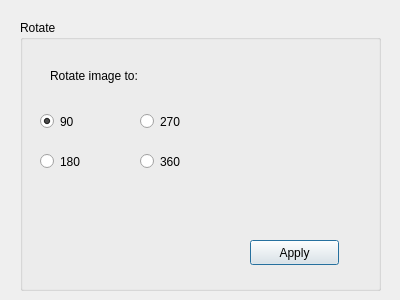
<?xml version="1.0" encoding="UTF-8"?>
<ui version="4.0">
 <class>r</class>
 <widget class="QDialog" name="r">
  <property name="geometry">
   <rect>
    <x>0</x>
    <y>0</y>
    <width>400</width>
    <height>300</height>
   </rect>
  </property>
  <property name="windowTitle">
   <string>Dialog</string>
  </property>
  <widget class="QGroupBox" name="groupBox">
   <property name="geometry">
    <rect>
     <x>20</x>
     <y>20</y>
     <width>361</width>
     <height>271</height>
    </rect>
   </property>
   <property name="title">
    <string>Rotate</string>
   </property>
   <widget class="QRadioButton" name="radioButton">
    <property name="geometry">
     <rect>
      <x>20</x>
      <y>90</y>
      <width>112</width>
      <height>23</height>
     </rect>
    </property>
    <property name="text">
     <string>90</string>
    </property>
    <property name="checked">
     <bool>true</bool>
    </property>
   </widget>
   <widget class="QRadioButton" name="radioButton_2">
    <property name="geometry">
     <rect>
      <x>20</x>
      <y>130</y>
      <width>112</width>
      <height>23</height>
     </rect>
    </property>
    <property name="text">
     <string>180</string>
    </property>
   </widget>
   <widget class="QRadioButton" name="radioButton_3">
    <property name="geometry">
     <rect>
      <x>120</x>
      <y>90</y>
      <width>112</width>
      <height>23</height>
     </rect>
    </property>
    <property name="text">
     <string>270</string>
    </property>
   </widget>
   <widget class="QPushButton" name="pushButton">
    <property name="geometry">
     <rect>
      <x>230</x>
      <y>220</y>
      <width>89</width>
      <height>25</height>
     </rect>
    </property>
    <property name="text">
     <string>Apply</string>
    </property>
   </widget>
   <widget class="QLabel" name="label">
    <property name="geometry">
     <rect>
      <x>30</x>
      <y>40</y>
      <width>261</width>
      <height>31</height>
     </rect>
    </property>
    <property name="text">
     <string>Rotate image to:</string>
    </property>
   </widget>
   <widget class="QRadioButton" name="radioButton_4">
    <property name="geometry">
     <rect>
      <x>120</x>
      <y>130</y>
      <width>112</width>
      <height>23</height>
     </rect>
    </property>
    <property name="text">
     <string>360</string>
    </property>
   </widget>
  </widget>
 </widget>
 <resources/>
 <connections/>
</ui>
